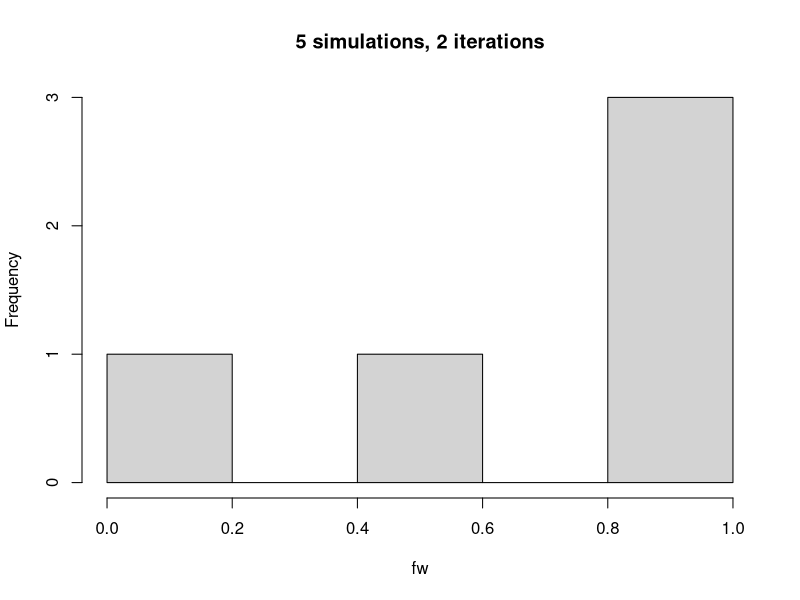
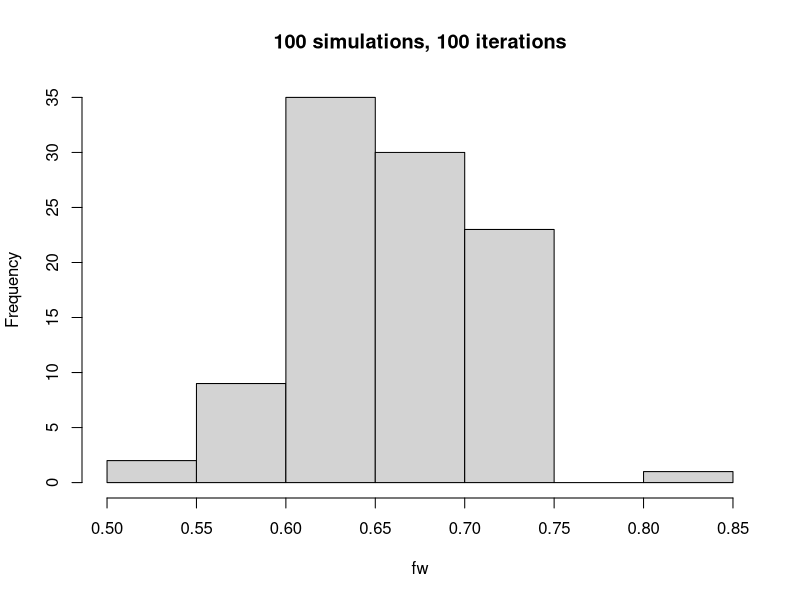
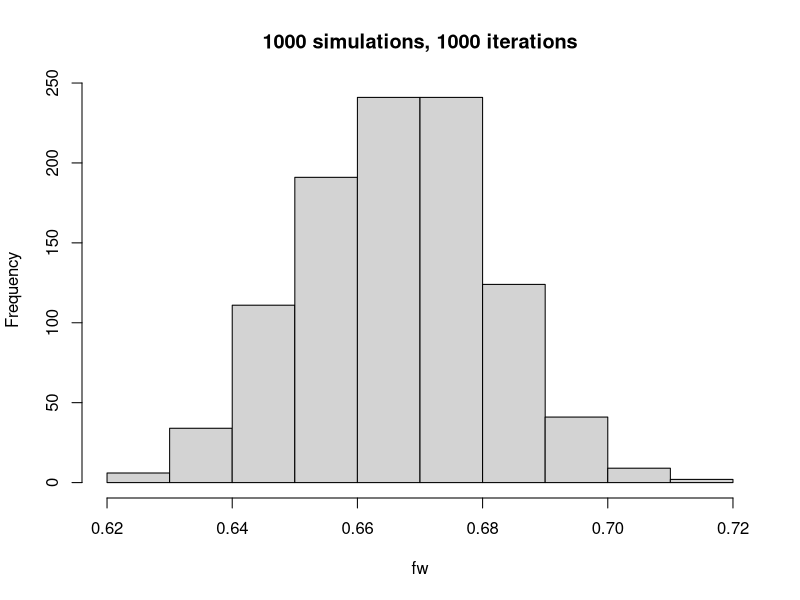
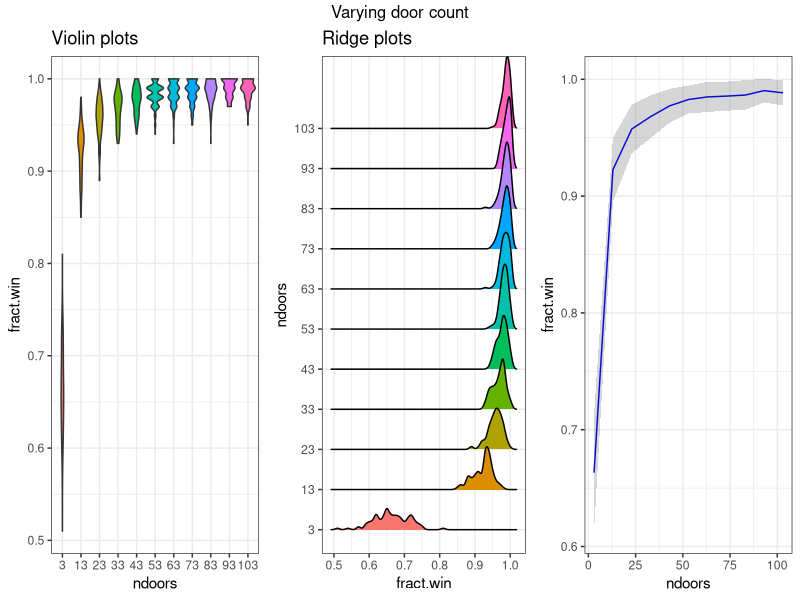
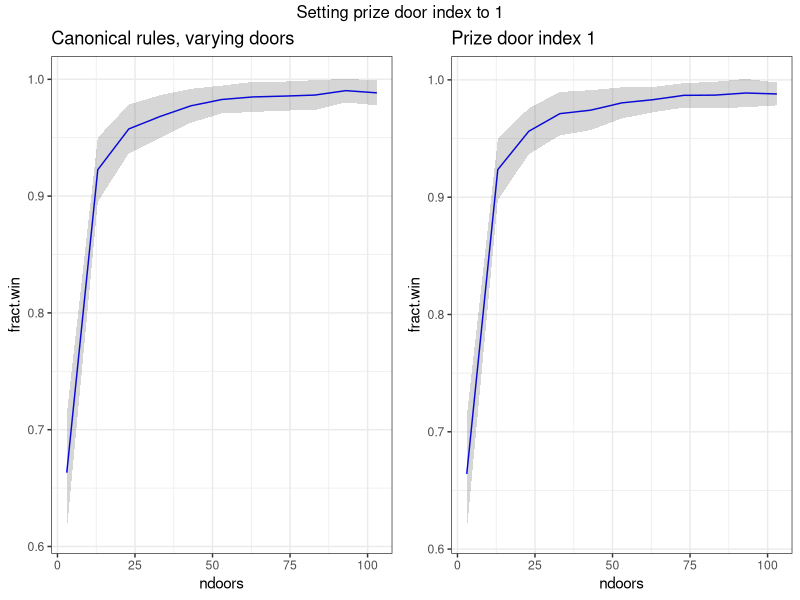

These charts were generated, in order, by the following R code: (Note: a time limit stopped this script after it produced the figures.)
## ---- chunk 1
# require(devtools); install_github("metamaden/montyhall")

# library(montyhall)

knitr::opts_chunk$set(eval = TRUE, echo = TRUE)
## ---- chunk 2
library(ggplot2)
library(gridExtra)
library(ggridges)

mhsim <- function(niter = 100, seed = 1, ndoors = 3, 
                  nprize = 1, ndec1 = 1, ndec2 = 1,
                  nrevealdif = 1, prize.index = NULL,
                  selectdec1 = "random", doorswitch = 1, 
                  montyselect = "random", verbose.results = FALSE){
  set.seed(seed)
  lr <- c() # new return object
  if(verbose.results){
    lv <- list()
  }
  doorseq <- seq(1, ndoors, 1)
  for(i in 1:niter){
    # pick prize
    if(is.null(prize.index)){
      which.prize <- sample(doorseq, nprize)
    } else{
      if(prize.index %in% doorseq){
        which.prize <- prize.index
      } else{
        stop("Invalid prize index specified.")
      }
    }
    # run decision 1
    if(selectdec1 == "random"){
      dec1select <- sample(doorseq, ndec1)
    } else{
      if(is.numeric(selectdec1) & selectdec1 %in% doorseq){
        dec1select <- selectdec1
      } else{
        stop("Invalid decision 1 selectoin specified.")
      }
    }
    # run montyselect
    doorremain1 <- doorseq[!doorseq == dec1select]
    nr <- length(doorremain1) - nrevealdif
    if(nr < 0 | nr > length(doorremain1) - 1){
      stop("Too many revealed doors. Decrease nrevealdif.")
    }
    if(montyselect == "random"){
      mdooroptions <- doorremain1[!doorremain1 %in% which.prize]
      if(length(mdooroptions) < 2){
        mselect <- mdooroptions
      } else{
        mselect <- sample(mdooroptions, nr)
      }
    }
    # run decision 2
    doorexclude2 <- c(mselect, dec1select)
    doorremain2 <- doorseq[!doorseq %in% doorexclude2]
    # parse switch likelihood
    switchassess <- "switch"
    if(is.numeric(doorswitch) & doorswitch >= 0 & doorswitch <= 1){
      ssvar <- ifelse(doorswitch == 1, "switch", 
             sample(c(rep("switch", 100*doorswitch), 
                      rep("stay", 100 - 100*doorswitch)), 1))
    } else{
      stop("Invalid doorswitch value.")
    }
    # get decision 2
    if(ssvar == "switch"){
      if(length(doorremain2) > 1){
        dec2select <- sample(doorremain2, ndec2)
      } else{
        dec2select <- doorremain2
      }
    } else{
      dec2select <- dec1select
    }
    # evaluate results
    lr <- c(lr, ifelse(dec2select == which.prize, "win", "loss"))
    if(verbose.results){
      lv[[length(lv) + 1]] <- list("which.prize" = which.prize,
                                   "dec1select" = dec1select,
                                   "nr" = nr,
                                   "montyselect" = mselect,
                                   "dec2select" = dec2select)
    }
  }
  
  if(verbose.results){
    return(list("results" = lr, "details" = lv))
  } else{
    return(lr) # return iterations results
  }
}

getfw = function(nsimulations = 5, niterations = 2, ndoors = 3, 
                 prize.index = NULL, doorswitch = 1, nprize = 1){
  fw <- c() # vector of win fractions across simulations
  for(s in 1:nsimulations){
    lrs <- mhsim(seed = s, niter = niterations, ndoors = ndoors,
                 prize.index = prize.index, doorswitch = doorswitch, nprize = nprize)
    fw <- c(fw, length(which(lrs == "win"))/length(lrs))
  }
  return(fw)
}

getggdat <- function(ld){
  dfp <- matrix(nrow = 0, ncol = 2)
  for(i in 1:length(lnd)){
    nrep <- length(lnd[[i]])
    ndi <- as.numeric(names(lnd)[i])
    ndv <- rep(as.numeric(ndi), nrep)
    dati <- lnd[[i]]
    lmi <- matrix(c(dati, ndv), ncol = 2, byrow = FALSE)
    dfp <- rbind(dfp, lmi)
  }
  dfp <- as.data.frame(dfp, stringsAsFactors = F)
  colnames(dfp) <- c("fract.win", "ndoors")
  ulvl <- unique(dfp[,2])
  olvl <- ulvl[order(unique(dfp[,2]))]
  dfp[,2] <- factor(dfp[,2], levels = olvl)
  return(dfp)
}

getlinedat <- function(ld, ribbontype = "sd", xtitle = "ndoors"){
  dfp <- matrix(nrow = 0, ncol = 4)
  for(i in 1:length(lnd)){
    dati <- lnd[[i]]
    ndi <- as.numeric(names(lnd)[i])
    meandat <- mean(dati)
    # parse ribbon overlay
    if(ribbontype == "sd"){
      mindat <- meandat - sd(dati)
      maxdat <- meandat + sd(dati)
    }
    if(ribbontype == "minmax"){
      mindat <- min(dati)
      maxdat <- max(dati)
    }
    lmi <- matrix(c(meandat, maxdat, mindat, ndi), nrow = 1)
    dfp <- rbind(dfp, lmi)
  }
  dfp <- as.data.frame(dfp, stringsAsFactors = F)
  colnames(dfp) <- c("fract.win", "max", "min", xtitle)
  return(dfp)
}

getlineplot <- function(ld, ptitle = "Plot title",
                        xlim = NULL, ylim = NULL, xlab = "ndoors"){
  dfp <- getlinedat(ld)
  if(is.null(xlim) & is.null(ylim)){
    plp <- ggplot(dfp, aes(ndoors)) +
      geom_line(aes(y = fract.win), colour = "blue") + 
      geom_ribbon(aes(ymin = min, ymax = max), alpha = 0.2) +
      theme_bw() + ggtitle(ptitle) + xlab(xlab)
  }
  if(!is.null(xlim) & !is.null(ylim)){
    plp <- ggplot(dfp, aes(ndoors)) +
      geom_line(aes(y = fract.win), colour = "blue") + 
      geom_ribbon(aes(ymin = min, ymax = max), alpha = 0.2) +
      theme_bw() + ggtitle(ptitle) +
      ylim(ylim[1], ylim[2]) +
      xlim(xlim[1], xlim[2]) + xlab(xlab)
  }
  return(plp)
}

getprettyplots <- function(ld, topmain = "Top Title"){
  # fromat results data
  dfp <- getggdat(ld)
  
  # violin plots
  p1 <- ggplot(dfp, aes(x = ndoors, y = fract.win, fill = ndoors)) +
    geom_violin() + theme_bw() + theme(legend.position = "none") +
    ggtitle("Violin plots")
  
  # ridge plots
  p2 <- ggplot(dfp, aes(x = fract.win, y = ndoors, fill = ndoors)) +
    geom_density_ridges() + theme_bw() + theme(legend.position = "none") +
    ggtitle("Ridge plots")
  
  # line plot
  p3 <- getlineplot(ld, ptitle = "")
  
  # make the composite plot
  grid.arrange(p1, p2, p3, ncol = 3, top = topmain)
}
## ---- chunk 3
# run simulation
simi <- 5; iteri <- 2
lr <- list()
fw <- getfw()
lr[[paste0(simi, ";", iteri)]] <- fw
# make win frequency histogram
hist(fw, main = paste0(simi," simulations, ", iteri, " iterations"))
## ---- chunk 4
# run simulation
simi <- 100; iteri <- 100
fw <- getfw(simi, iteri)
lr[[paste0(simi, ";", iteri)]] <- fw
# make win frequency histogram
hist(fw, main = paste0(simi," simulations, ", iteri, " iterations"))
## ---- chunk 5
# run simulation
simi <- 1000; iteri <- 1000
t1 <- Sys.time()
fw <- getfw(simi, iteri)
tdif <- t1 - Sys.time()
lr[[paste0(simi, ";", iteri)]] <- fw
# make win frequency histogram
hist(fw, main = paste0(simi," simulations, ", iteri, " iterations"))
## ---- chunk 6
# run normalcy tests
shapiro.test(lr[["5;2"]])$p.value
shapiro.test(lr[["100;100"]])$p.value
shapiro.test(lr[["1000;1000"]])$p.value
## ---- chunk 7
# get win frequencies from varying ndoors
simi = 100; iteri = 100
ndoorl <- seq(3, 103, 10)
seedl <- seq(1, 100, 1)
lnd <- list()
t1 <- Sys.time()
for(nd in ndoorl){
  fw <- getfw(simi, iteri, nd)
  lnd[[paste0(nd)]] <- fw
}
tdif <- Sys.time() - t1
# store the reference plot
pref <- getlineplot(lnd, ptitle = "Canonical rules, varying doors")
## ---- chunk 8
getprettyplots(lnd, "Varying door count")
## ---- chunk 9
# get fwin dist across ndoors
simi = 100; iteri = 100
ndoorl <- seq(3, 103, 10)
seedl <- seq(1, 100, 1)
lnd <- list()
for(nd in ndoorl){
  fw <- getfw(simi, iteri, nd, prize.index = 1)
  lnd[[paste0(nd)]] <- fw
}
ptest <- getlineplot(lnd, ptitle = "Prize door index 1")
# make composite with ref plot
grid.arrange(pref, ptest, ncol = 2, top = "Setting prize door index to 1")
## ---- chunk 10
# get fwin dist across ndoors
plist <- list()
sfreq <- seq(0, 1, 0.1)
t1 <- Sys.time()
for(s in sfreq){
  simi = 100; iteri = 100
  ndoorl <- seq(3, 103, 10)
  seedl <- seq(1, 100, 1)
  lnd <- list()
  for(nd in ndoorl){
    fw <- getfw(simi, iteri, nd, doorswitch = s)
    lnd[[paste0(nd)]] <- fw
  }
  plist[[paste0(s)]] <- getlineplot(lnd, ptitle = paste0("S.F. = ", s),
                                    xlim = c(0, 100), ylim = c(0, 1))
  message(s)
}
tdif <- Sys.time() - t1
## ---- chunk 11
grid.arrange(plist[[1]], plist[[2]], plist[[3]],
             plist[[4]], plist[[5]], plist[[6]],
             plist[[7]], plist[[8]], plist[[9]],
             plist[[10]],
             ncol = 5)
## ---- chunk 12
sfreq <- seq(0, 1, 0.1)
t1 <- Sys.time()
lnd <- list()
for(s in sfreq){
  simi = 100; iteri = 100
  seedl <- seq(1, 100, 1)
  fw <- getfw(simi, iteri, doorswitch = s)
  lnd[[paste0(s)]] <- fw
}
getlineplot(lnd, ptitle = "Win Freq. by Switch Freq.", 
            xlim = c(0, 1), ylim = c(0, 1), 
            xlab = "Switch frequency")
